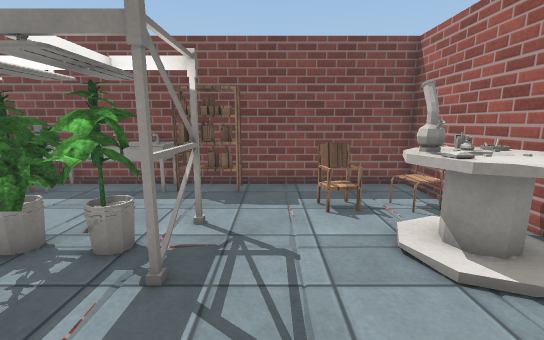
view 1 (above)

17 first-person views from a walk through a 3-D level made in the Unity game engine. The camera is 1.3 m above the floor, tilts 10° down and sees 90° across. The floor is counted in squares, 0.5 m on a side. Each view is taken from the middle of a square. On the plan, view 1 faces up. The plan holds only what a view shows up to about 19 squares ahead; the rest is blank. The place goes on beyond the plan. The player character is not drawn. Door leaves are left out, so doorways stand open. Surface patterns are stand-ins for the level's own textures.

view 2
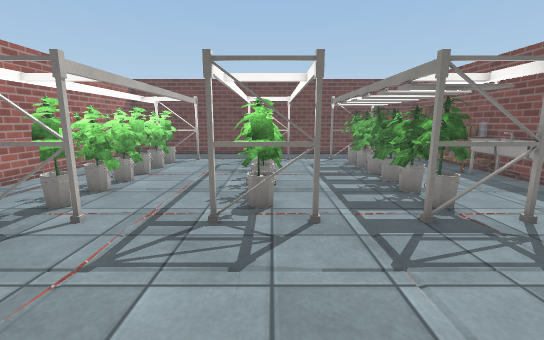

view 3
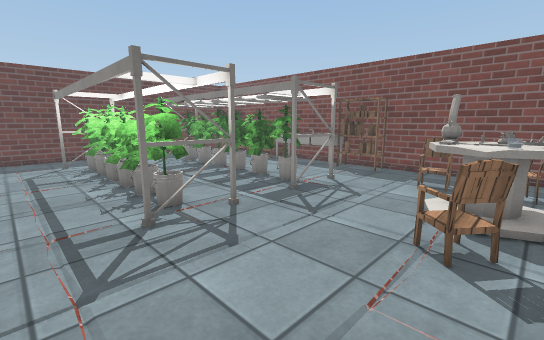

view 4
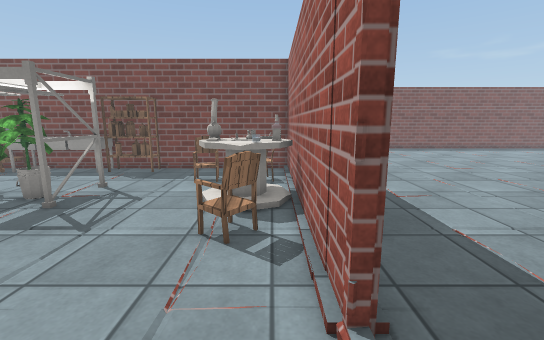

view 5
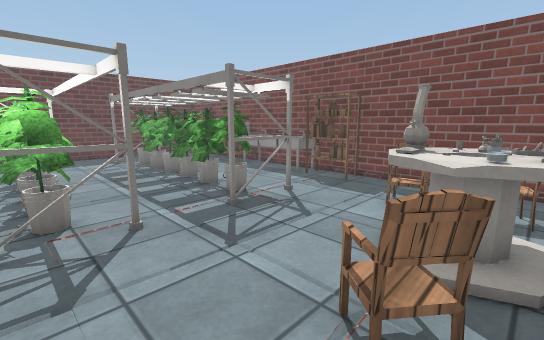

view 6
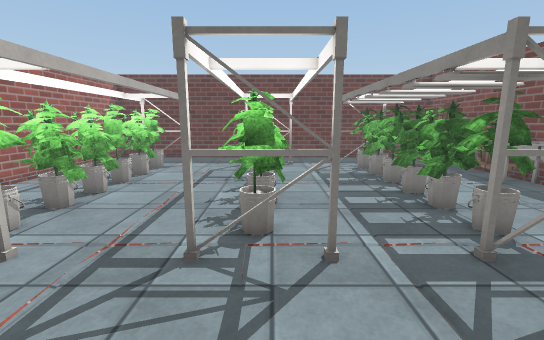

view 7
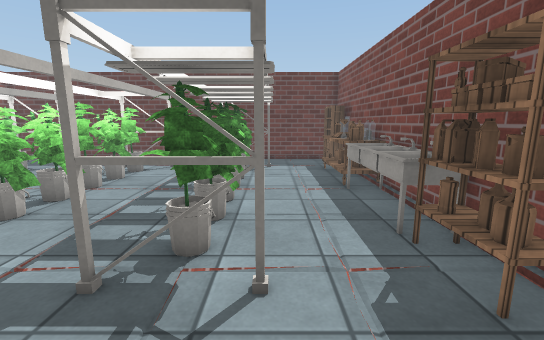

view 8
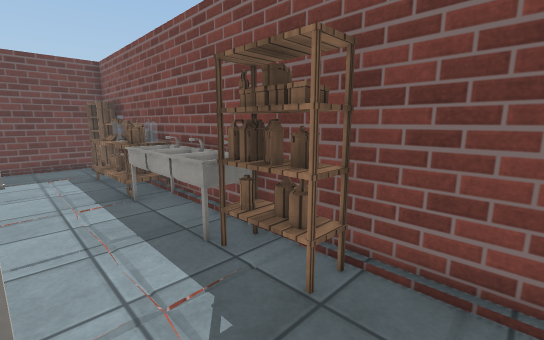

view 9
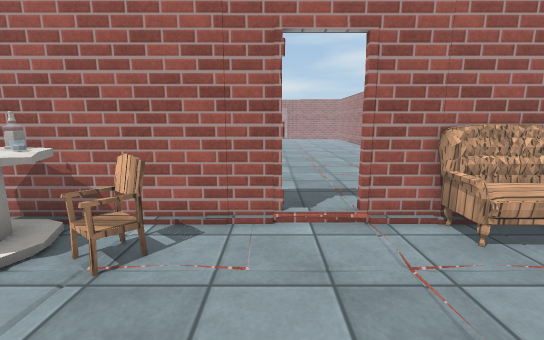

view 10
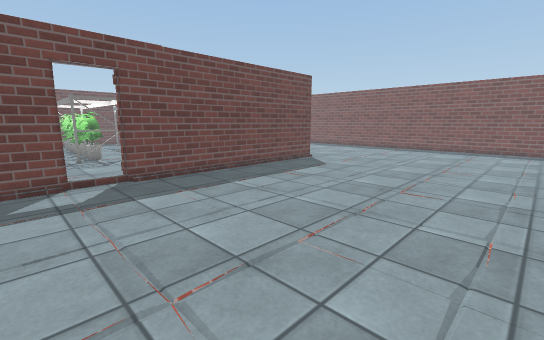

view 11
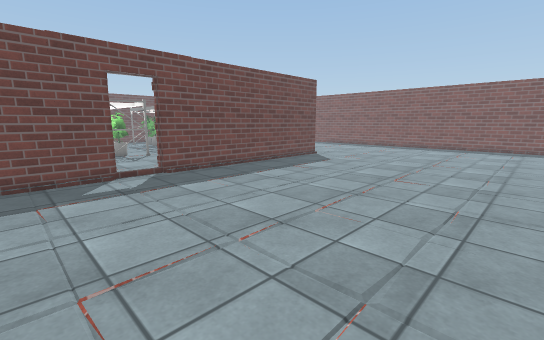

view 12
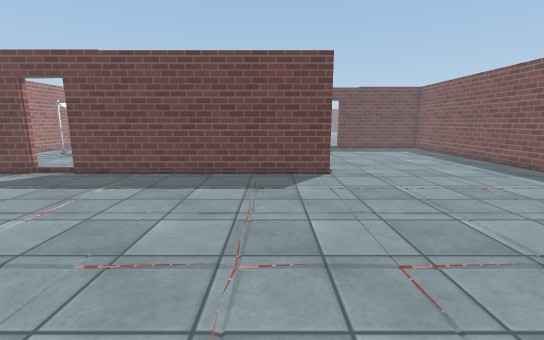

view 13
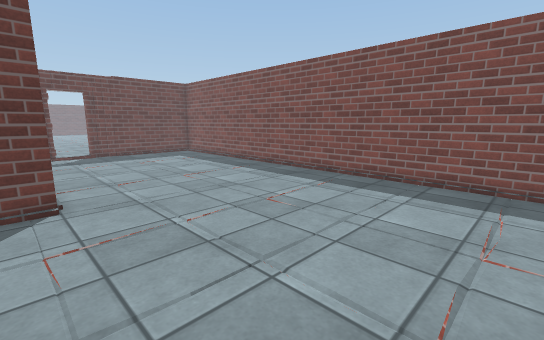

view 14
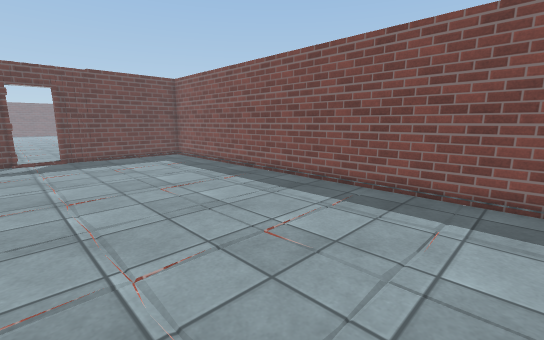

view 15
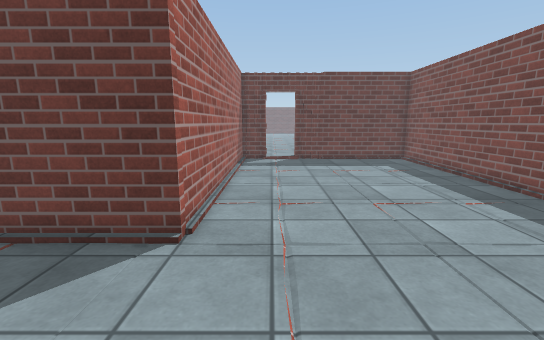

view 16
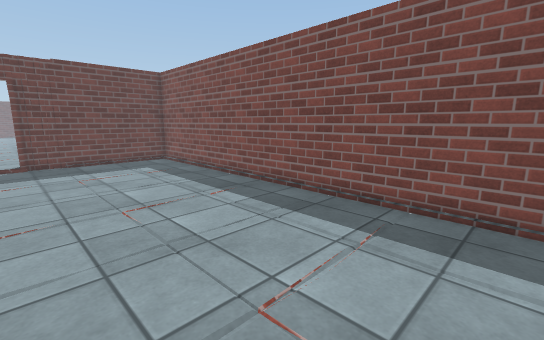

view 17
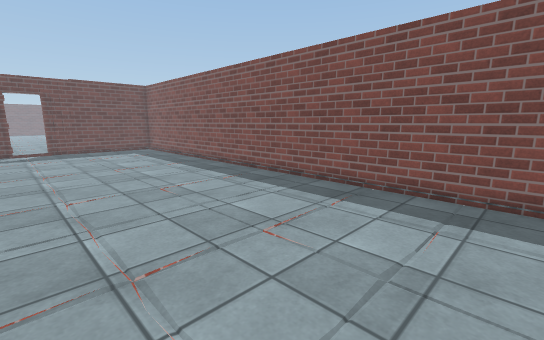

### Floor plan
Points are (right, up) in squares from view 1. A wall is a line through its corners. A room is listed if a view was taken in it or the views show most of it. See-through windows are left out.
Room 1 (views 1, 2, 3, 4, 5, 6, 7, 8, 9)
walls: (-17.5, 4) (-17.5, -4); (5.9, -1.3) (5.9, 11.6) (-15.5, 11.6); (-17.5, 10.8) (-17.5, 7); (5.9, -7.5) (5.9, -3.3)
ways out: open door at (6, -2.5) to room 2
objects: other object (-17, 11) to (-14, 11); other object (-14, -7) to (-14, -5); other object (-14, -1) to (-14, 1); other object (-14, 4) to (-14, 7); other object (-13, 5) to (-12, 6); other object (-13, 10) to (-9, 11); other object (-12, -7); other object (-12, 0); other object (-11, -7) to (-10, -6); other object (-11, -1) to (-10, 0); other object (-11, 5) to (-10, 6); other object (-9, -7) to (-9, -6); other object (-9, -1) to (-8, 0); other object (-9, 5) to (-8, 6); other object (-8, 10) to (-5, 11); other object (-7, -7); other object (-7, -1); other object (-7, 5) to (-7, 6); other object (-6, 5) to (-5, 6); other object (-5, -7) to (-4, -6); other object (-4, -7) to (-3, -7); other object (-4, -1); other object (-4, 0); other object (-4, 5) to (-3, 6); other object (-4, 10) to (-1, 11); other object (-2, -7) to (-2, -5); other object (-2, -1) to (-2, 1); other object (-2, 4) to (-2, 7); other object (2, 8) to (3, 9); other object (3, 2) to (5, 3); other object (3, 4); other object (3, 5) to (3, 6); other object (4, -7) to (5, -5); other object (4, 4) to (5, 4); other object (4, 5); other object (4, 6); other object (4, 7); other object (5, 5); other object (5, 6); other object (5, 9)
Room 2 (views 10, 11, 12, 13, 14, 15, 16, 17)
walls: (6.2, -3.3) (6.2, -7.2); (20.2, 23.5) (-7.4, 23.5) (-7.4, 15.8); (-7, 11.9) (6.2, 11.9) (6.2, -1.3); (-7.4, 13.5) (-7.4, 12.2)
ways out: open door at (6, -2.5) to room 1; open door at (-7, 14.5)

Positions as (right, up) in squares from view 1, and headings:
1: (0, 0), facing up
2: (5, 0), facing left
3: (5, -4), facing up-left
4: (5, -4), facing up
5: (5, -1), facing up-left
6: (3, 0), facing left
7: (2, 7), facing left
8: (1, 7), facing up-left
9: (-1, -1), facing right
10: (19, -5), facing up-left
11: (20, -7), facing up-left
12: (20, 9), facing left
13: (16, 11), facing up-left
14: (14, 13), facing up-left
15: (12, 14), facing left
16: (12, 15), facing up-left
17: (20, 13), facing up-left
